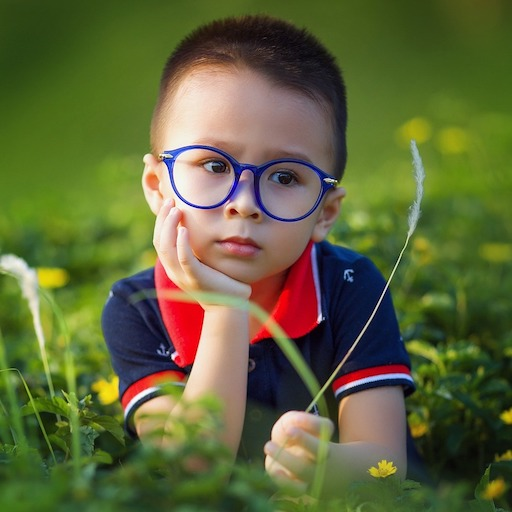
#> input picture Computer Vision 1 Introduction (Python)/week4-Image Enhancement and Filtering/data/images/sample.jpg, 512 x 512 px
$ jupyter execute --allow-errors 7_image-gradients.ipynb   (shell and % lines are left out)   (older library calls are emulated)
#> lines starting #> are read from the running program, lines starting #| are printed output that depends on the picture
# <font style = "color:rgb(50,120,229)">Gradients</font>

## <font style = "color:rgb(50,120,229)">Image Gradients</font>

We have seen that we can design convolution kernels for blurring an image. We can also design a kernel that fires on sharp intensity discontinuities.

**The directional change in intensity of pixels is called gradient.**

The easiest way to understand gradients is to look at a few examples. Below is a piece of modern art created by yours truly. I have marked several locations on my art work with bright red dots and labeled them.


Consider a small 3x3 neighborhood around pixels A and B. All pixels in the neighborhood are of the same color. It is a flat region with no intensity change. In other words, the gradient is 0 in such regions.

Now consider pixel C. The intensity changes abruptly from left to right, so we say that pixel C has a high positive gradient in x-direction. Similarly, pixel D has a high positive gradient in y-direction. Note that the y-axis is from the top left to bottom left edge of the image.

Pixel E is similar to pixel C, but the intensity change is from white to black. The gradient is therefore negative in the x-direction. Similarly, pixel F has a negative gradient in the y-direction.

Most of the gradients we have seen so far are maximum gradients from complete black to complete white. But in most pixels of a natural image, gradients are more subtle. In pixels G and I, we have gradients in the x- and y-directions, respectively, but they are quite subtle.

A single pixel can have both X and Y Gradients. For example, there is a non-zero gradient at pixel H in both x- and y-directions.

In color images, gradients are calculated for every channel separately. So at every pixel, we have six numbers representing the gradient --- ($r_x$ , $g_x$, $b_x$) and ($r_y$ , $g_y$, $b_y$). That said, in many applications we do not need color gradients. In those cases, color images are converted to grayscale and gradients are calculated using the grayscale image.

# <font style="color:rgb(50,120,229)">First Order Derivative Filters </font>

## <font style = "color:rgb(50,120,229)">Prewitt Filter</font>

Knowing what gradients are, we can guess what kind of filter will help us calculate the X and Y Gradients.

Let us now focus on the X Gradient first and the logic will extend to the Y Gradient as well. For the X Gradient at a pixel, we want to find the **difference in intensity** to the right and to the left of the current pixel.The following convolution filter achieves that.

\begin{bmatrix}
-1 & 0 &1
\end{bmatrix}

Can we improve the above gradient estimate? First, it calculates the difference between just two pixels. As a rule of thumb, when we do calculations based on a small number of pixels, our estimates are noisy. So the above filter can be enlarged to calculate the gradient over a 3x3 patch instead of over a line. The filters below provide a slightly less noisy version of the gradients in the x- and y-directions.

$$
\begin{bmatrix}
-1 & 0 & 1\\
-1 & 0 & 1\\
-1 & 0 & 1
\end{bmatrix}
\quad
\quad
\quad
\quad
\quad
\quad
\begin{bmatrix}
-1 & -1 & -1\\
0 & 0 & 0\\
1 & 1 & 1
\end{bmatrix}
$$

The above filters are called the **Prewitt filters.** By now, some of you may be wondering if image X and Y Gradients are the x and y derivatives of the image. And yes, they are exactly that.

# <font style = "color:rgb(50,120,229)">Sobel Filter</font>

To make gradient calculations even more robust and noisefree, the image can be Gaussian-blurred slightly before applying a gradient filter. As you know, blurring is also a convolution operation. So applying a Gaussian blur filter before applying the gradient filter would require two convolution operations.

Wouldn’t it be cool if we could use just one convolution operation that would implicitly blur and then calculate the gradient operations? We are in luck! Convolution is associative. Therefore, it is possible to combine the two convolution operations into one.

This where the **Sobel Filters** come in. They perform Gaussian smoothing implicitly.  The Sobel filters for X Gradient and Y Gradient calculations are shown below.

$$
\begin{bmatrix}
-1 & 0 & 1\\
-2 & 0 & 2\\
-1 & 0 & 1
\end{bmatrix}
\quad
\quad
\quad
\quad
\quad
\quad
\begin{bmatrix}
-1 & -2 & -1\\
0 & 0 & 0\\
1 & 2 & 1
\end{bmatrix}
$$

## <font style = "color:rgb(50,120,229)">Magnitude and Direction of Gradient</font>

As you can see, we have two different gradients -- the gradient in the x-direction $I_x$ and the gradient in the y-direction, $I_y$ . You can think of the gradient as the a-vector with x and y components. The combined strength of the X and Y Gradients is given by the magnitude of gradient, using the formula below.
$$
G = \sqrt {I^2_x + I^2_y}
$$

The direction of the gradient is given by

$$
\theta = \arctan \frac{I_y}{I_x}
$$

<font style = "color:rgb(255,0,0)">**Note:**</font> The magnitude and direction of gradient is calculated at every pixel. $I_x$ and $I_y$ are the images obtained by running the Sobel filters for X and Y Gradients of the image.

## <font style = "color:rgb(50,120,229)">Sobel Gradients Code & Tutorial</font>

OpenCV provides a [**`Sobel`**](https://docs.opencv.org/4.1.0/d4/d86/group__imgproc__filter.html#gacea54f142e81b6758cb6f375ce782c8d) function for calculating the X and Y Gradients. Below, you can see the most common usage.

### <font style = "color:rgb(8,133,37)">Function Syntax</font>

```python
dst	=	cv2.Sobel(	src, ddepth, dx, dy[, dst[, ksize[, scale[, delta[, borderType]]]]]	)
```

**Parameters**

- **`src`**	input image.
- **`dst`**	output image of the same size and the same number of channels as src .
- **`ddepth`**	output image depth,in the case of 8-bit input images it will result in truncated derivatives.
- **`dx`**	order of the derivative x.
- **`dy`**	order of the derivative y.
- **`ksize`**	size of the extended Sobel kernel; it must be 1, 3, 5, or 7.
- **`scale`**	optional scale factor for the computed derivative values; by default, no scaling is applied.
- **`delta`**	optional delta value that is added to the results prior to storing them in dst.
- **`borderType`**	pixel extrapolation method.

Let us go over the following tutorial and see the code in action.

### <font style = "color:rgb(8,133,37)">Sobel Filter Example</font>

Sobel function can be used with color images, but to keep things simple, we are reading the image as grayscale.

[cell 1]
import cv2
import numpy as np
import matplotlib.pyplot as plt
import matplotlib
matplotlib.rcParams['image.cmap'] = 'gray'
matplotlib.rcParams['axes.titlesize'] = 20

filename = "data/images/truth.png"

image = cv2.imread(filename, cv2.IMREAD_GRAYSCALE)

# Check for invalid input
if image is None:
    print("Could not open or find the image")

#> (the rest of this cell did not finish here and is left out)

The X and Y Gradients are calculated using the Sobel function. Note that the depth of the output images is set to `CV_32F` because gradients can take negative values.

#> (a cell that did not finish here is left out)

For display purposes, the image is normalized by scaling and shifting so that all pixel values lie between 0 and 1.

#> (a cell that did not finish here is left out)

<br><br><br>

# <font style = "color:rgb(50,120,229)">Second Order Derivative Filters</font>

We know that the Sobel operator calculates the first derivative in the x- and y-directions. When the intensity changes abruptly, the Sobel filter response fires up, so the response of the Sobel filter can be used as an edge detector.

However, first derivative operators (like the Sobel operators) are not the only way to detect edges. Second derivative operators have a zero crossing at the location of the edges.

In the image above, we see the effects of first and second derivatives in the 1-d case. A 1-d edge is shown in black. Notice, the first derivative curve, shown in green, has a maximum at the location of the edge. The second derivative, shown in blue, has a zero crossing at the location of the edge. This fact is used to recognize edges.

## <font style = "color:rgb(50,120,229)">Laplacian Filter</font>

The [Laplacian](http://docs.opencv.org/3.0-beta/modules/imgproc/doc/filtering.html#laplacian) is a filter that is based on the second derivative.

Mathematically, the Laplacian operator or filter is given by

$$
L(x,y) = \frac{\partial^2 I }{\partial^2 x} +  \frac{\partial^2 I }{\partial^2 y}
$$

I have to admit, that looks scary. But fortunately, after the mathematicians did their math, they told us the above expression reduces to the simple convolution kernel shown below.

$$
\begin{bmatrix}
0 & 1 & 0\\
1 & -4 & 1\\
0 & 1 & 0
\end{bmatrix}
$$

The Laplacian filter is very sensitive to noise and therefore it is important to smooth the image before applying it.

**<font style = "color:rgb(255,0,0)">Note:</font>** As a rule of thumb, **summing and averaging operations are less affected by noise, and differencing operations are greatly affected by noise**. Here is a simple example.

Let us consider two numbers. One is supposed to be 10 and the other is supposed to be 11, but because of a noise, the second number is recorded as 12. Now, the true difference between the numbers is 11 - 10 = 1. But because of noise, the difference is 12  - 10 = 2. So we have made a mistake of 100% while calculating the difference!

On the other hand, the true sum of the two numbers is 11 + 10 = 21, but because of noise we estimate it to be 12 + 10 = 22. The error is ( 22 - 21 ) / 21 = 4.76%.

So, while calculating derivatives we have to worry about noise, but while calculating integrals we don’t have to worry about noise.

### <font style = "color:rgb(8,133,37)">Laplacian Filter in OpenCV</font>

[cell 4]
img = cv2.imread("data/images/truth.png", cv2.IMREAD_GRAYSCALE)

# Check for invalid input
if image is None:
    print("Could not open or find the image")

#> (the rest of this cell did not finish here and is left out)

Apply laplacian function on the image after gaussian blurring. Note that the depth of the output images is set to `CV_32F` because gradients can take negative values

[cell 5]
kernelSize = 3

# Applying GaussianBlur
#> (the rest of this cell did not finish here and is left out)

You can easily make out the edges from the above laplacian image.

<br><br>

# <font style = "color:rgb(50,129,229)">Application - Image Sharpening</font>

In sharpening we want to enhance the edges and bring out more of the underlying texture. Although, sharpening can be performed using a single convolution filter, it is easy to understand it in terms an old photo enhancement technique called **unsharp** **masking**. This technique was developed back in the 1930s in Germany. It is fascinating to see the hacks people used back in those days to get a good photo. Wikipedia has the [story](https://en.wikipedia.org/wiki/Unsharp_masking).

Fortunately, it is much easier for us to achieve unsharp masking digitally.

1. **Step 1**: Blur the image to smooth out texture. The blurred image contains low frequency information of the original image. Let $I$ be the original image and $I_b$ be the blurred image.

2. **Step 2**: Obtain the high frequency information of the original image by subtracting the blurred image from the original image.

3. **Step 3**: Now, put back the high frequency information back in the image and control the amount using a parameter. The final sharpened image is therefore,

    $$I_s = I + \alpha  ( I − I_b) $$

The figure below shows the three stages of unsharp masking

| <center></center> | <center></center> | <center></center> |
| -------- | -------- | -------- |
| <center>Original Image</center>    | <center>Blurred Image</center>     | <center>Sharpened Image</center>     |

In practice, sharpening is implemented using a simple sharpening kernel that approximates the above behavior. All you need to do is convolve the image with the following kernel

$$
\begin{bmatrix}
0 & -1 & 0\\
-1 & 5 & -1\\
0 & -1 & 0
\end{bmatrix}
$$

The above kernel is obtained using $\alpha=1$ and approximating $(I-I_b)$ using the Laplacian kernel.

$$
\begin{bmatrix}
0 & 0 & 0\\
0 & 1 & 0\\
0 & 0 & 0
\end{bmatrix}
\quad
\quad
+
\quad
\quad
\begin{bmatrix}
0 & -1 & 0\\
-1 & 4 & -1\\
0 & -1 & 0
\end{bmatrix}
$$

### <font style = "color:rgb(8,133,37)">Image Sharpening using kernel</font>

The following tutorial implements image sharpening as a simple convolution operation.

[cell 6]
filename = "data/images/sample.jpg"

img = cv2.imread(filename, cv2.IMREAD_GRAYSCALE)
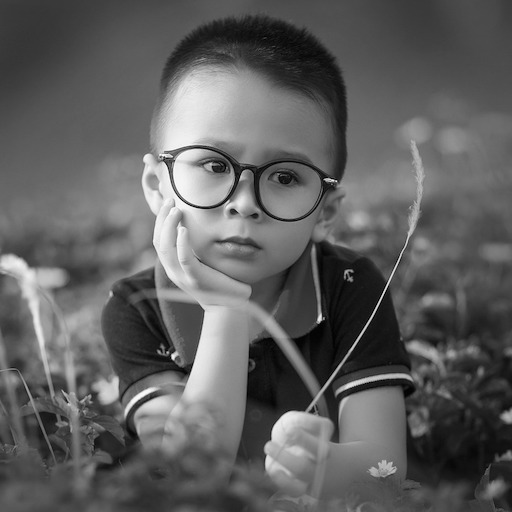
#> img: shape (512, 512); min 0, max 255, mean 94.7

# Check for invalid input
if img is None:
    print("Could not open or find the image")

plt.imshow(img)
plt.title("Original Image")
plt.show()

The sharpening kernel is defined using double as the datatype so as to prevent overflow.

### <font style="color:rgb(8,133,37)">Define the Kernel </font>

[cell 7]
# Sharpen kernel
sharpen_kernel = np.array(
    ([0, -1, 0],
     [-1, 5, -1],
     [0, -1, 0]), dtype='int')

Next, `filter2D` is used to perform the convolution.

The third parameter (depth) is set to `-1` which means the bit-depth of the output image is the same as the input image. So if the input image is of type `CV_8UC3`, the output image will also be of the same type.

### <font style="color:rgb(8,133,37)">Apply convolution </font>

[cell 8]
# Using 2D filter by applying the sharpening kernel
sharpen_img = cv2.filter2D(img, -1, sharpen_kernel)
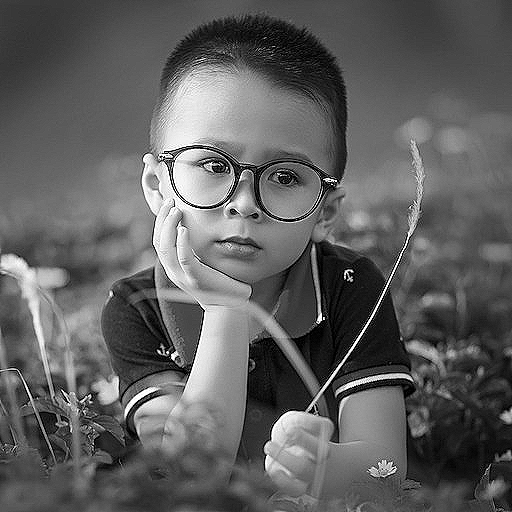
#> sharpen_img: shape (512, 512); min 0, max 255, mean 95.1

# Visualize Result
plt.figure(figsize=(20, 10))
plt.subplot(121);plt.imshow(img[...,::-1]);plt.title("Original Image")
plt.subplot(122);plt.imshow(sharpen_img[...,::-1]);plt.title("Sharpened Image")
plt.show()
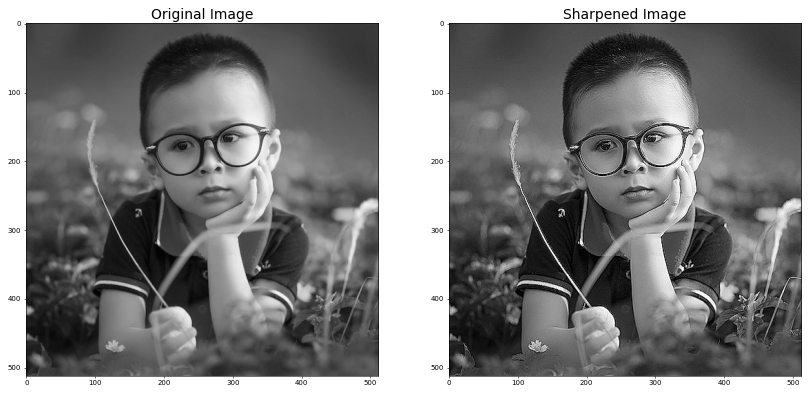
#> figure drawn by matplotlib, 2 panels
